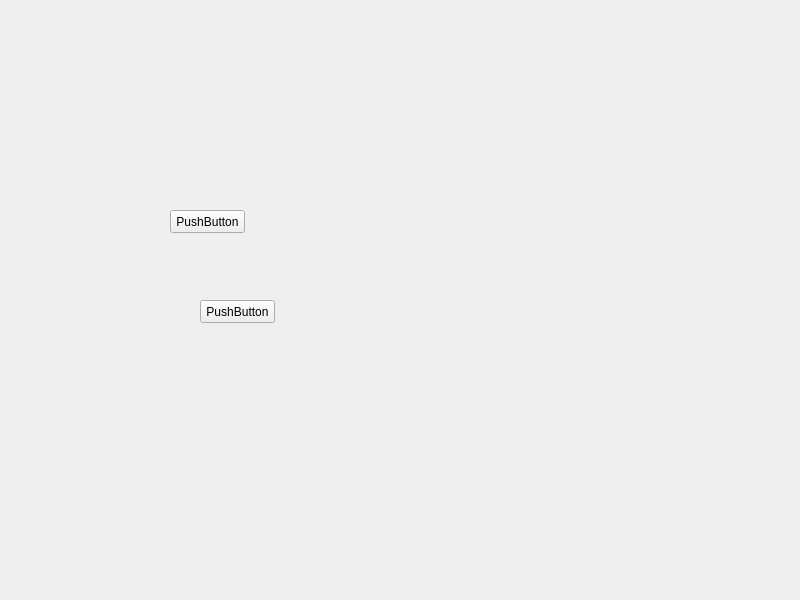
<?xml version="1.0" encoding="UTF-8"?>
<ui version="4.0">
 <class>Widget</class>
 <widget class="QWidget" name="Widget">
  <property name="geometry">
   <rect>
    <x>0</x>
    <y>0</y>
    <width>800</width>
    <height>600</height>
   </rect>
  </property>
  <property name="windowTitle">
   <string>Widget</string>
  </property>
  <widget class="QPushButton" name="pushButton">
   <property name="geometry">
    <rect>
     <x>170</x>
     <y>210</y>
     <width>75</width>
     <height>23</height>
    </rect>
   </property>
   <property name="text">
    <string>PushButton</string>
   </property>
  </widget>
  <widget class="QPushButton" name="pushButton_2">
   <property name="geometry">
    <rect>
     <x>200</x>
     <y>300</y>
     <width>75</width>
     <height>23</height>
    </rect>
   </property>
   <property name="text">
    <string>PushButton</string>
   </property>
  </widget>
 </widget>
 <resources/>
 <connections/>
</ui>
